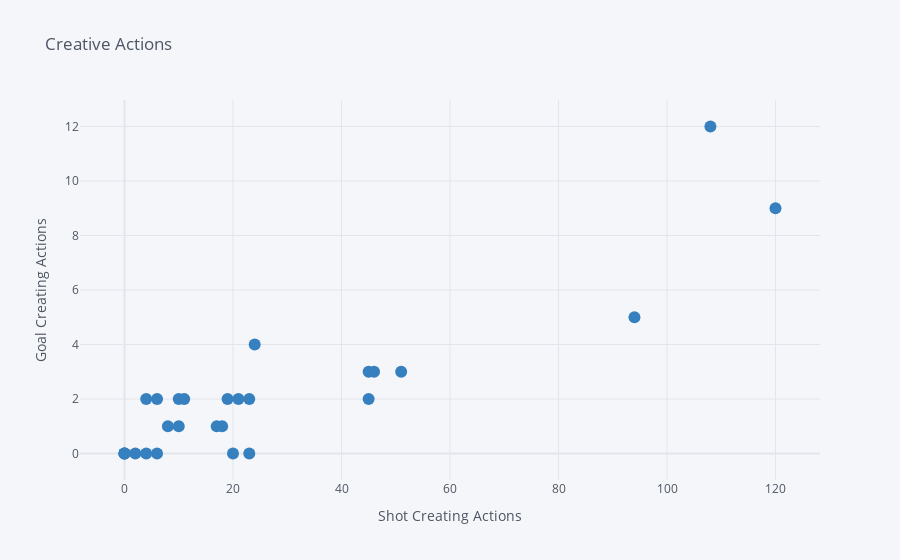

Notebook source saved alongside this figure:
### Code cell
everton_player.iplot(kind='scatter', x='SCA', y='GCA', mode='markers', color='blue', title='Creative Actions',
                     xTitle='Shot Creating Actions', yTitle='Goal Creating Actions')

### Figure 1 — Plotly figure (JSON) as saved in the notebook; plotly's stock layout.template omitted (floating-point values rounded to 4 significant figures)
{"data": [{"line": {"color": "rgba(55, 128, 191, 1.0)", "dash": "solid", "shape": "linear", "width": 1.3}, "marker": {"size": 12, "symbol": "circle"}, "mode": "markers", "name": "GCA", "text": "", "type": "scatter", "x": [45, 120, 45, 23, 0, 4, 17, 0, 94, 24, 108, 6, 51, 2, 19, 23, 10, 11, 10, 20, 18, 0, 4, 21, 0, 6, 46, 8], "y": [3, 9, 2, 0, 0, 2, 1, 0, 5, 4, 12, 2, 3, 0, 2, 2, 1, 2, 2, 0, 1, 0, 0, 2, 0, 0, 3, 1]}], "layout": {"legend": {"bgcolor": "#F5F6F9", "font": {"color": "#4D5663"}}, "paper_bgcolor": "#F5F6F9", "plot_bgcolor": "#F5F6F9", "title": {"font": {"color": "#4D5663"}, "text": "Creative Actions"}, "xaxis": {"gridcolor": "#E1E5ED", "showgrid": true, "tickfont": {"color": "#4D5663"}, "title": {"font": {"color": "#4D5663"}, "text": "Shot Creating Actions"}, "zerolinecolor": "#E1E5ED"}, "yaxis": {"gridcolor": "#E1E5ED", "showgrid": true, "tickfont": {"color": "#4D5663"}, "title": {"font": {"color": "#4D5663"}, "text": "Goal Creating Actions"}, "zerolinecolor": "#E1E5ED"}}}
